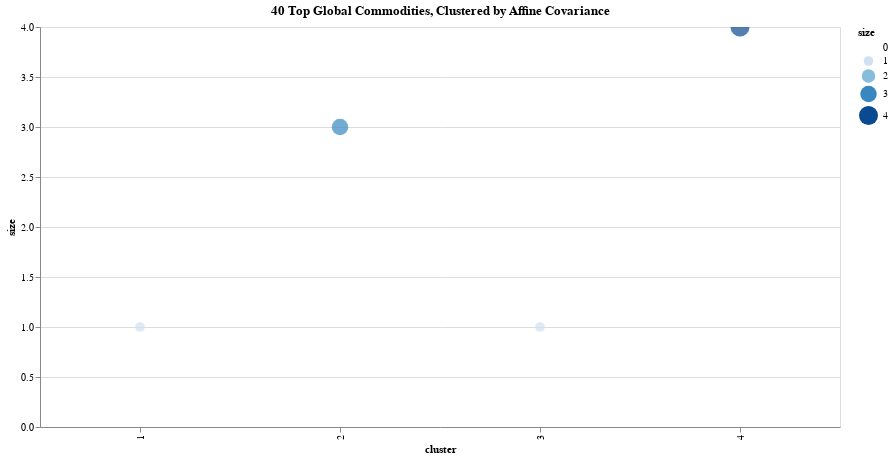

Notebook source saved alongside this figure:
### Code cell
import altair as alt
def runCluster():
    c = alt.Chart(gdf).mark_circle(size=60).encode(
        x= alt.X('cluster:N'),
        y= alt.Y('size:Q'),
        color='size:Q',
        tooltip=['names'],
        size=alt.Size('size:Q')
    ).properties(
        width=800,
        height=400,
        title="40 Top Global Commodities, Clustered by Affine Covariance"
    ).interactive()
    #.configure_title("40 Top Global Commodities, Clustered by Affine Covariance")

    chart =c
    return chart
runCluster()

### Figure 1 — Vega-Lite specification as saved in the notebook (floating-point values rounded to 4 significant figures)
{"config": {"view": {"continuousWidth": 400, "continuousHeight": 300}}, "data": {"name": "data-91a66c2a32855b7eeec67e5ffaed1d67"}, "mark": {"type": "circle", "size": 60}, "encoding": {"color": {"field": "size", "type": "quantitative"}, "size": {"field": "size", "type": "quantitative"}, "tooltip": [{"field": "names", "type": "nominal"}], "x": {"field": "cluster", "type": "nominal"}, "y": {"field": "size", "type": "quantitative"}}, "height": 400, "selection": {"selector002": {"type": "interval", "bind": "scales", "encodings": ["x", "y"]}}, "title": "40 Top Global Commodities, Clustered by Affine Covariance", "width": 800, "$schema": "https://vega.github.io/schema/vega-lite/v4.17.0.json", "datasets": {"data-91a66c2a32855b7eeec67e5ffaed1d67": [{"cluster": 1, "names": ["BitCoin"], "size": 1, "symbols": ["BTCF"]}, {"cluster": 2, "names": ["General Motors", "Honda Motors", "Toyota"], "size": 3, "symbols": ["GM", "HMC", "TM"]}, {"cluster": 3, "names": ["Polestar Automotive"], "size": 1, "symbols": ["PSNY"]}, {"cluster": 4, "names": ["Lucid", "NIO", "Rivian Automotive", "Tesla"], "size": 4, "symbols": ["LCID", "NIO", "RIVN", "TSLA"]}]}}
